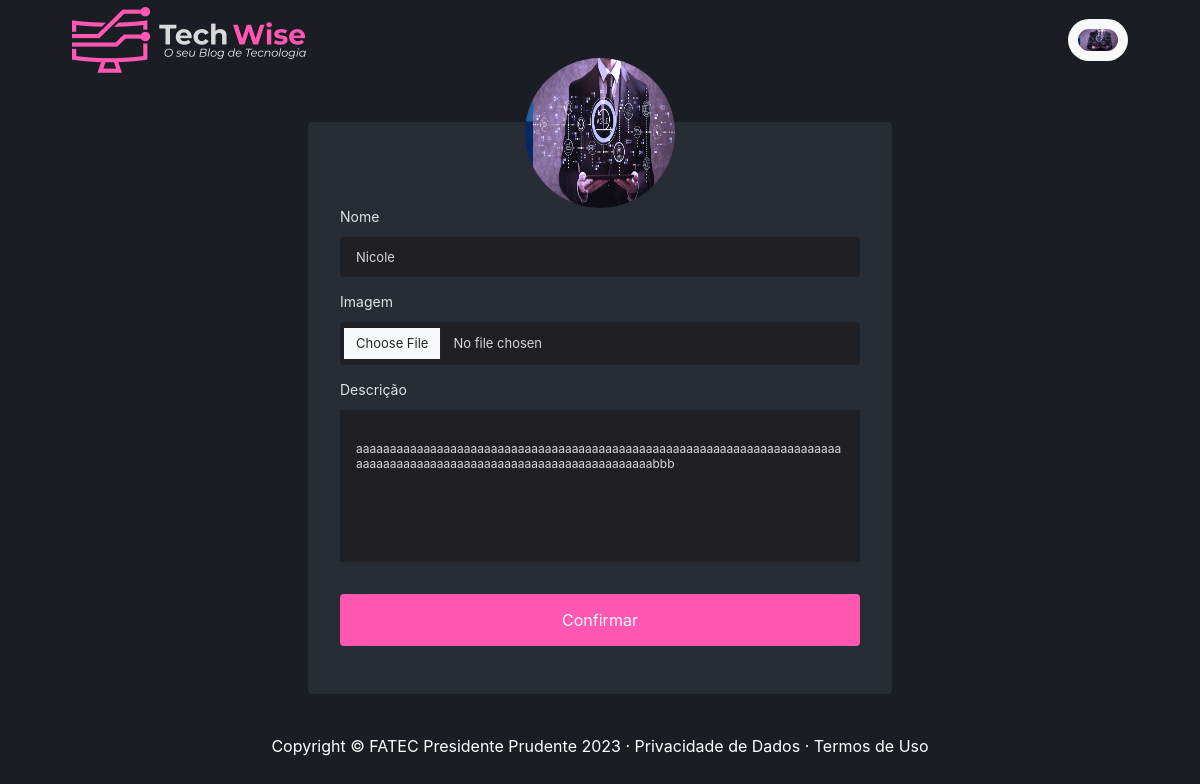
/user/perfil (signed in), run on the app's committed database.
### tables this page shows
CREATE TABLE `user` (
  `idUser` int(11) NOT NULL,
  `name` varchar(150) NOT NULL,
  `email` varchar(200) NOT NULL,
  `password` varchar(255) NOT NULL,
  `avatar` varchar(255) DEFAULT NULL,
  `description` text DEFAULT NULL,
  `type` varchar(45) DEFAULT NULL
);

### App/Controllers/UserController.php (called while the page is built, shortened)
<?php
class UserController extends Controller
{
    public function perfil()
    {
        $user = new UserDAO;
        self::setViewParam('user', $user->getById($_SESSION['idUser']));
        $this->render('/user/perfil');
    }
}

### index.php (called while the page is built, shortened)
<?php
try {
    $app = new App();
    $app->run();
}catch (\Exception $e){
    $oError = new Erro($e);
    $oError->render();
}

### App/Models/DAO/BaseDAO.php (called while the page is built, shortened)
<?php
abstract class BaseDAO
{
    private $conexao;
    public function __construct()
    {
        $this->conexao = Conexao::getConnection();
    }
    public function select($sql)
    {
        if(!empty($sql))
        {
            return $this->conexao->query($sql);
        }
    }
}

### App/Lib/Conexao.php (called while the page is built, shortened)
<?php
class Conexao
{
    public static function getConnection() {
        $pdoConfig  = DB_DRIVER . ":". "host=" . DB_HOST . ";";
        $pdoConfig .= "dbname=".DB_NAME.";";
        try {
            if(!isset($conn)){
                $conn =  new PDO($pdoConfig, DB_USER, DB_PASSWORD);
                $conn->setAttribute(PDO::ATTR_ERRMODE, PDO::ERRMODE_EXCEPTION);
            }
            return $conn;
        } catch (PDOException $e) {
            throw new Exception("Erro de conexão com o banco de dados. ($e)",500);
        }
    }
}

### App/Models/DAO/UserDAO.php (called while the page is built, shortened)
<?php
class UserDAO extends BaseDAO
{
    public function getById(int $idUser)
    {
        $resultado = $this->select("SELECT * FROM user WHERE idUser = $idUser");
        return $resultado->fetchObject(User::class);
    }
}

### App/Models/Entidades/User.php (called while the page is built, shortened)
<?php
class User
{
    private string $name;
    private ?string $avatar;
    private ?string $description;
	public function getName(): string {
		return $this->name;
	}
	public function getAvatar(): ?string {
		return $this->avatar;
	}
	public function getDescription(): string {
		return $this->description;
	}
}

### App/Views/user/perfil.php (the view, shortened to what this page needs)
<div class="loginContainer customContainer" style="margin-top: 3rem;">
  <div class="containerCadastroPost" style=" padding: 2rem;">
    <form action="http://<?php echo APP_HOST; ?>/user/atualizar" method="post" id="form_cadastro" enctype="multipart/form-data">
      <div class="avatarCustomPerfil">
        <div class="avatar">
          <img src="http://<?= APP_HOST ?>/public/images/users/<?= $viewVar['user']->getAvatar() ?>" alt="" />
        </div>
      </div>
      <label>
        <span>
          Nome
        </span>
        <input type="text" name="name" value="<?php echo $viewVar['user']->getName(); ?>">
      </label>
      <label>
        <span>
          Imagem
        </span>
        <input type="file" class="form-control" id="avatar" name="avatar" accept="image/*" />
      </label>
      <label>
        <span>
          Descrição
        </span>
        <textarea rows="8" name="description"><?php echo $viewVar['user']->getDescription(); ?></textarea>
      </label>
      <button type="submit" class="buttonSubmit">Confirmar</button>
    </form>
  </div>
</div>

### App/Views/layouts/menu.php (shortened to what this page needs)
<?php if(!isset($_SESSION["loggedin"]) || !$_SESSION["loggedin"]){ ?>
                    <li <?php if($viewVar['nameController'] == "UserController") { ?> class="active" <?php } ?>>
                        <a class="nav-link" href="http://<?= APP_HOST.'/' ?>">
                    </li>
                <?php } else { ?>
<header class="headerContainer">
  <div class="headerContent">
    <a href="http://<?php echo APP_HOST; ?>/home">
      <img src=" http://<?php echo APP_HOST; ?>/public/icons/logo.png" alt="Logo" />
    </a>
    <div class="container-popover">
      <div class="popover-trigger">
        <button class="popover-btn">
          <img src="http://<?php echo APP_HOST; ?>/public/images/users/<?= $viewVar['user']->getAvatar(); ?>" style="width: 40px; border-radius:100px;" alt="user" />
        </button>
      </div>
      <?php
}
?>
    </div>
  </div>
</header>

### public/css/style.css (style rules this page uses)
html { position: relative; min-height: 100%; overflow-x: hidden; }
* { box-sizing: border-box; margin: 0; padding: 0; }
.headerContainer { height: 5rem; }
.headerContent { max-width: 1120px; height: 5rem; margin: 0 auto; padding: 0 2rem; display: flex; justify-content: space-between; align-items: center; }
.container-popover { position: relative; }
.popover-trigger { position: relative; display: inline-block; }
.popover-btn { background-color: #f9f9f9; border: none; padding: 10px; border-radius: 99999px; }
body { background: #1a1d23 !important; color: #fff; }
body, input, textarea, select, button { font: 400 1rem "Inter", sans-serif; }
button { cursor: pointer; }
a { color: inherit; text-decoration: none; }
.avatar { height: 64px; width: 64px; border-radius: 999px; }
.avatarCustomPerfil .avatar { height: 150px; width: 150px; margin-top: -6rem; }
.avatarCustomPerfil { display: flex; align-items: center; justify-content: center; }
.avatar img { width: 100%; height: 100%; border-radius: 999px; }
.loginContainer { height: 100vh; width: 100vw; margin: 0 auto; display: flex; align-items: center; justify-content: center; }
.loginContainer form, label { display: flex; flex-direction: column; width: 520px; }
.loginContainer label span { margin-bottom: 12px; font-size: 14px; color: #E1E1E6; }
.loginContainer form input { padding: 12px 16px; background: #202024; border-radius: 4px; border: 0; outline: 0; color: #D7D7D7; margin-bottom: 1rem; font-size: 13px; }
.buttonSubmit { color: #F8F8F8; padding: 1rem; border-radius: 4px; display: flex; align-items: center; justify-content: center; background: #FF57B2; outline: 0; border: 0; margin-bottom: 1rem; }
.containerCadastroPost { background: #282C34; border-radius: 4px; }
.customContainer { height: 70vh !important; flex-direction: column; }
.containerCadastroPost form textarea { background: #202024; color: #D7D7D7; border: 0; padding: 1rem; font-size: 12px; resize: none; margin-bottom: 2rem; }

### data on the page
user: avatar (picture), name "Nicole", description "aaaaaaaaaaaaaaaaaaaaaaaaaaaaaaaaaaaaaaaaaaaaaaaaaaaaaaaaaaaaaaaaaaaaaaaaaaaaaaaaaaaaaaaaaaaaaaaaaaaaaaaaaaaaaaaaaaaabbb"
